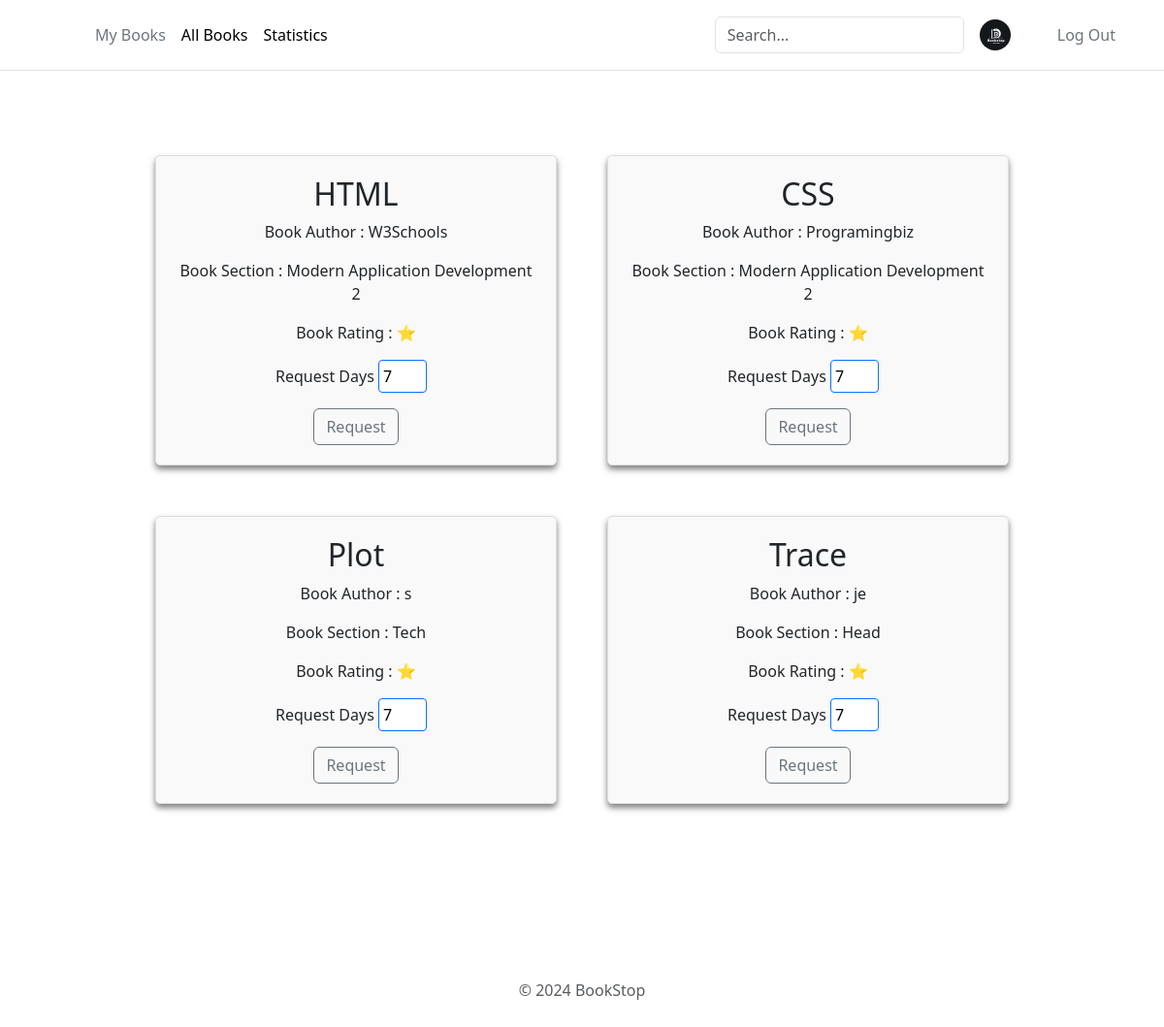
The app's page /allBooks (signed in), older data.
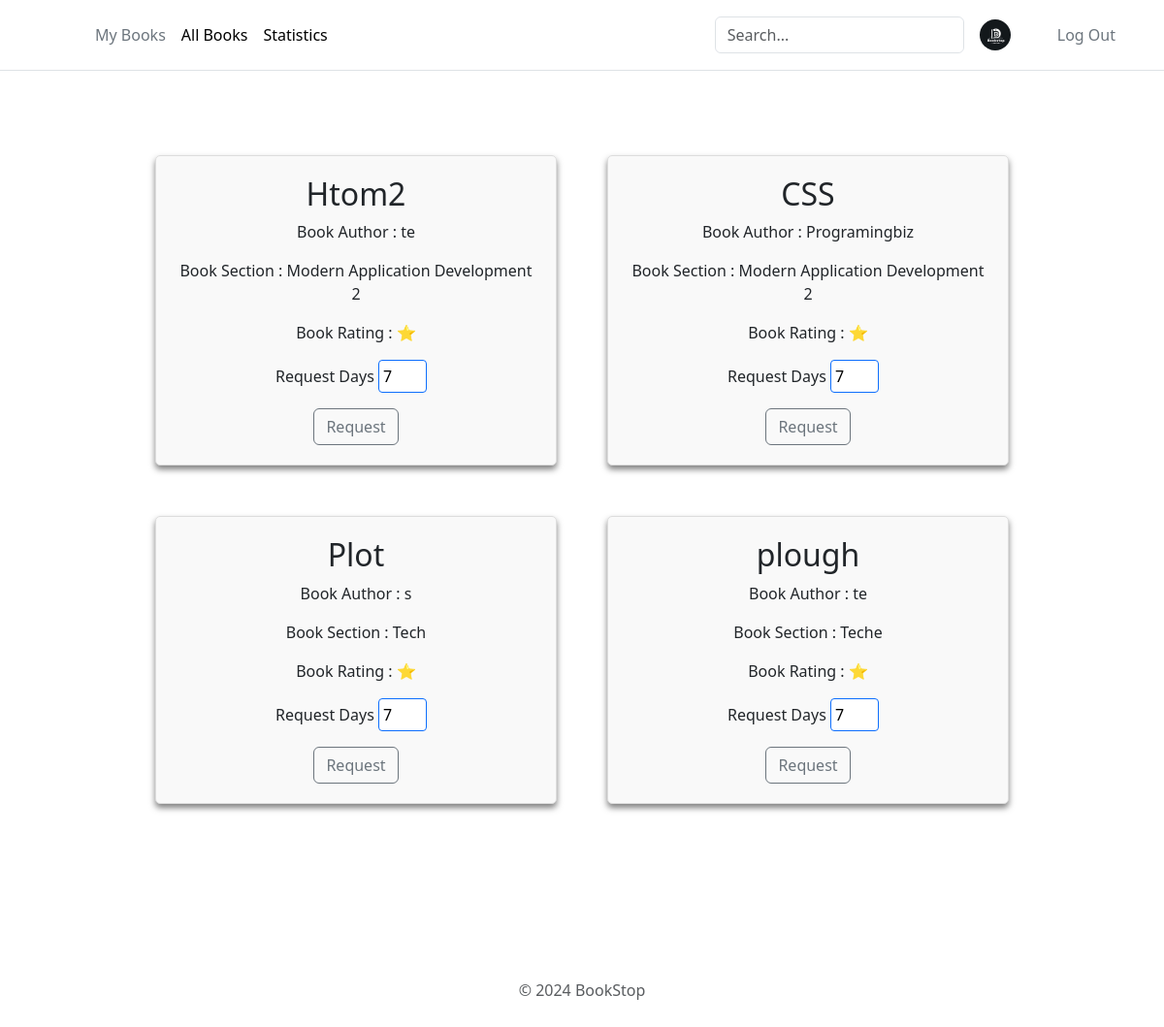
The same page, newer data.
### app.py (models this page shows)
class Books(db.Model):
    __tablename__ = 'books'
    BookId = db.Column(db.Integer, autoincrement=True, primary_key=True)
    SectionId = db.Column(db.Integer, db.ForeignKey('section.SectionId'), nullable=False)
    Title = db.Column(db.String(50), nullable=False)
    Author = db.Column(db.String(50), nullable=False)
    Content = db.Column(db.Text)
    ImageLink = db.Column(db.String(255))

### app.py (the view)
@app.route("/allBooks", methods=["GET","POST"])
def allBooks():
    if 'user_id' not in session:
        return redirect(url_for('userLogin'))
    if request.method == 'POST':
        data = request.form.to_dict()
        requstBook = BookIssue(UserId=session['user_id'], BookId=data['bookid'], SectionId=data['sectionId'], Days=data['days'], IssueStatus = 'requested', IssueDate = datetime.datetime.today().date())
        db.session.add(requstBook)
        db.session.commit()
        bookSec = BookSection.query.all()
        userid = session['user_id']
        return render_template("allBooks.html", books=bookSec, userid = userid)
    else:
        bookSec = BookSection.query.all()
        userid = request.args.get('userid')
        return render_template("allBooks.html", books=bookSec, userid = userid)

### app/templates/allBooks.html (shortened to what this page needs)
<!DOCTYPE html>
<html lang="en">
  <head>
    <link rel="stylesheet" href="/static/add-section.css" />
    <link
      href="https://cdn.jsdelivr.net/npm/bootstrap@5.3.2/dist/css/bootstrap.min.css"
      rel="stylesheet"
    />
  </head>
  <body>
    <div id="app">
      <header-component></header-component>
      <div>
        <div class="main-container">
          {% for book in books %}
          <div class="section-container" id="1">
            <h2>{{book.Books_Title}}</h2>
            <p class="book-author">Book Author : {{book.Books_Author}}</p>
            <div>
              <p class="book-section">Book Section : {{book.Section_Title}}</p>
            </div>
            <div>
              <p class="book-rating">Book Rating : {{book.Books_Rating}} ⭐</p>
            </div>
            <form action="/allBooks" method="post">
              <p>
                Request Days
                <input
                  type="number"
                  name="days"
                  required
                  value="7"
                  style="width: 50px; padding: 4px; margin-right: 10px"
                />
              </p>
              <button
                type="submit"
                id="request{{book.Books_BookId}}"
                class="btn btn-outline-secondary"
              >
                Request
              </button>
            </form>
          </div>
          {% endfor %}
        </div>
        <footer-component></footer-component>
      </div>
    </div>
  </body>
</html>

### app/static/add-section.css (style rules this page uses)
body { background-color: #2d2a2e; margin: 0; }
.main-container { display: flex; flex-wrap: wrap; padding: 130px; align-items: flex-start; gap: 2em; margin: 20px; }
.section-container { background-color: rgba(255, 255, 255, 0.1); backdrop-filter: blur(10px); border-radius: 10px; padding: 20px 20px; box-shadow: 0 4px 6px rgba(0, 0, 0, 0.5); text-align: center; width: 20%; flex-grow: 1; }
header { position: fixed; top: 0; left: 0; width: 100%; background-color: rgba(255, 255, 255, 0.9); z-index: 2; }
input, textarea { width: 100%; padding: 8px; border-radius: 4px; border: solid 1px #0d6efd; color: #000; }
input, textarea { margin-bottom: 20px; }
.main-container { display: flex; flex-wrap: wrap; }
.section-container { position: relative; width: 300px; padding: 20px; margin: 10px; border: 1px solid #ddd; border-radius: 5px; background-color: #f9f9f9; }

Row changes from the older to the newer data that the page shows:
removed Books: Books_Title "Trace", Books_Author "je", Section_Title "Head"
changed Books: Books_Title "HTML" → "Htom2"; Books_Author "W3Schools" → "te"
added Books: Books_Title "plough", Books_Author "te", Section_Title "Teche"
